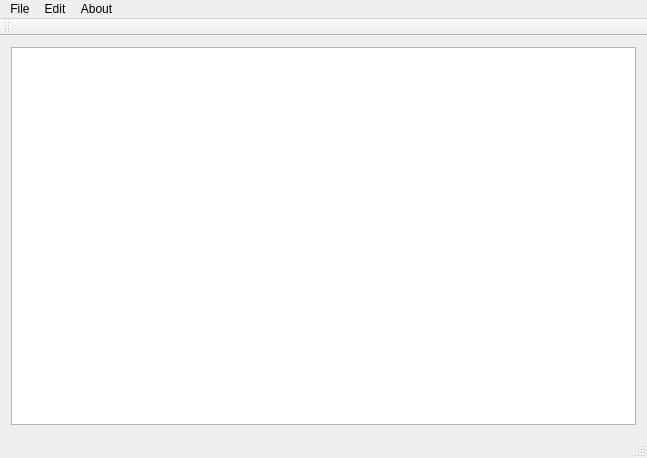
<?xml version="1.0" encoding="UTF-8"?>
<ui version="4.0">
 <class>BlockNoteClass</class>
 <widget class="QMainWindow" name="BlockNoteClass">
  <property name="geometry">
   <rect>
    <x>0</x>
    <y>0</y>
    <width>647</width>
    <height>458</height>
   </rect>
  </property>
  <property name="windowTitle">
   <string>BlockNote</string>
  </property>
  <widget class="QWidget" name="centralWidget">
   <layout class="QVBoxLayout" name="verticalLayout">
    <item>
     <widget class="QTextEdit" name="textEdit"/>
    </item>
   </layout>
  </widget>
  <widget class="QMenuBar" name="menuBar">
   <property name="geometry">
    <rect>
     <x>0</x>
     <y>0</y>
     <width>647</width>
     <height>22</height>
    </rect>
   </property>
   <widget class="QMenu" name="menuFile">
    <property name="title">
     <string>File</string>
    </property>
    <addaction name="actionNew"/>
    <addaction name="actionOpen"/>
    <addaction name="actionSave"/>
    <addaction name="actionSave_as"/>
    <addaction name="actionExit"/>
   </widget>
   <widget class="QMenu" name="menuEdit">
    <property name="title">
     <string>Edit</string>
    </property>
    <addaction name="actionColor"/>
    <addaction name="actionFont"/>
    <addaction name="separator"/>
    <addaction name="actionCopy"/>
    <addaction name="actionCut"/>
    <addaction name="actionPaste"/>
    <addaction name="separator"/>
    <addaction name="actionUndo"/>
    <addaction name="actionRedo"/>
   </widget>
   <widget class="QMenu" name="menuAbout">
    <property name="title">
     <string>About</string>
    </property>
   </widget>
   <addaction name="menuFile"/>
   <addaction name="menuEdit"/>
   <addaction name="menuAbout"/>
  </widget>
  <widget class="QToolBar" name="mainToolBar">
   <attribute name="toolBarArea">
    <enum>TopToolBarArea</enum>
   </attribute>
   <attribute name="toolBarBreak">
    <bool>false</bool>
   </attribute>
  </widget>
  <widget class="QStatusBar" name="statusBar"/>
  <action name="actionNew">
   <property name="text">
    <string>New</string>
   </property>
  </action>
  <action name="actionOpen">
   <property name="text">
    <string>Open</string>
   </property>
  </action>
  <action name="actionSave">
   <property name="text">
    <string>Save</string>
   </property>
   <property name="shortcut">
    <string>Ctrl+S</string>
   </property>
  </action>
  <action name="actionSave_as">
   <property name="text">
    <string>Save as</string>
   </property>
  </action>
  <action name="actionExit">
   <property name="text">
    <string>Exit</string>
   </property>
  </action>
  <action name="actionColor">
   <property name="text">
    <string>Color</string>
   </property>
  </action>
  <action name="actionFont">
   <property name="text">
    <string>Font</string>
   </property>
  </action>
  <action name="actionCopy">
   <property name="text">
    <string>Copy</string>
   </property>
   <property name="shortcut">
    <string>Ctrl+C</string>
   </property>
  </action>
  <action name="actionCut">
   <property name="text">
    <string>Cut</string>
   </property>
   <property name="shortcut">
    <string>Ctrl+X</string>
   </property>
  </action>
  <action name="actionPaste">
   <property name="text">
    <string>Paste</string>
   </property>
   <property name="shortcut">
    <string>Ctrl+V</string>
   </property>
  </action>
  <action name="actionUndo">
   <property name="text">
    <string>Undo</string>
   </property>
  </action>
  <action name="actionRedo">
   <property name="text">
    <string>Redo</string>
   </property>
  </action>
 </widget>
 <layoutdefault spacing="6" margin="11"/>
 <resources>
  <include location="BlockNote.qrc"/>
 </resources>
 <connections/>
</ui>
